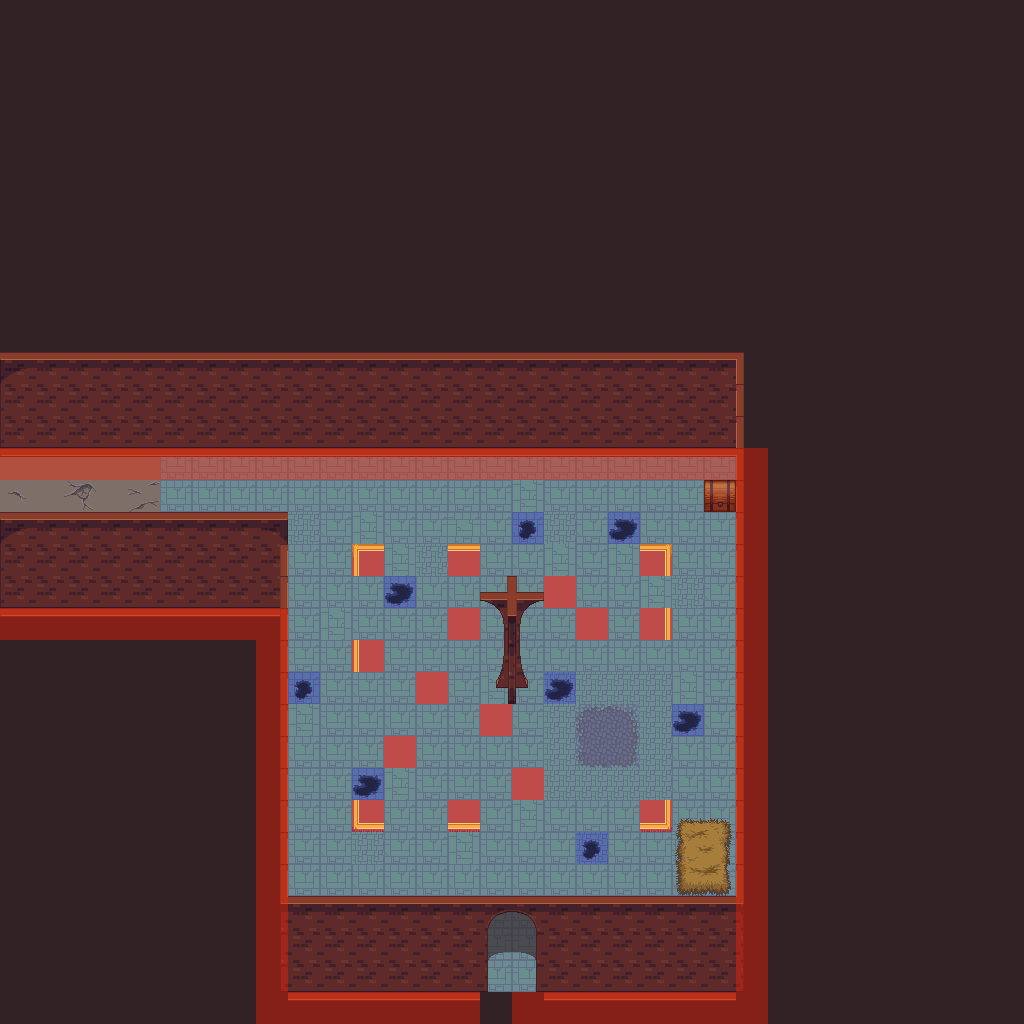

Rendered tile map (Tiled .tmx) drawn with the repository's tilesets; below, a short description and the map source with its tile grids summarised:
An orthogonal 32x32 tile map with 32x32 px tiles, 3 tile layers (background, object, collision), 4 tilesets and 5 objects (2x teleport, venombat, snake, run_once).

<map version="1.0" orientation="orthogonal" width="32" height="32" tilewidth="32" tileheight="32">
 <properties>
  <property name="music" value="mysticaltheme.ogg" />
  <property name="tileset" value="inside.txt" />
  <property name="title" value="Castle Basement" />
 </properties>
 <tileset firstgid="1" name="tiled_collision" tilewidth="32" tileheight="32">
  <image source="tiled_collision.png" width="480" height="32" />
 </tileset>
 <tileset firstgid="16" name="generic_background" tilewidth="32" tileheight="32">
  <image source="generic_background.png" width="864" height="832" />
 </tileset>
 <tileset firstgid="718" name="furniture" tilewidth="32" tileheight="64">
  <image source="furniture.png" width="671" height="512" />
 </tileset>
 <tileset firstgid="878" name="inside_objects" tilewidth="32" tileheight="128">
  <image source="inside_objects.png" width="672" height="768" />
 </tileset>
 <layer name="background" width="32" height="32">
  <data>[1024 cells, 1024 non-empty, 22 distinct tile ids]</data>
 </layer>
 <layer name="object" width="32" height="32">
  <data>[1024 cells, 87 non-empty, 14 distinct tile ids]</data>
 </layer>
 <layer name="collision" width="32" height="32">
  <data>[1024 cells, 84 non-empty, 3 distinct tile ids]</data>
 </layer>
 <objectgroup name="enemygroup" width="32" height="32">
  <object name="Venom Bat" type="venombat" x="384" y="544" width="288" height="288">
   <properties>
    <property name="level" value="3,3" />
    <property name="number" value="1,1" />
   </properties>
  </object>
  <object name="2 snakes" type="snake" x="352" y="544" width="288" height="288">
   <properties>
    <property name="level" value="1,1" />
    <property name="number" value="2,2" />
   </properties>
  </object>
 </objectgroup>
 <objectgroup name="enemy" width="32" height="32" />
 <objectgroup name="event" width="32" height="32">
  <object name="Chest" type="run_once" x="704" y="480" width="32" height="32">
   <properties>
    <property name="hotspot" value="location" />
    <property name="loot" value="id,22,16,300" />
    <property name="mapmod" value="object,22,15,206" />
    <property name="requires_not" value="snaketalis" />
    <property name="tooltip" value="Chest" />
   </properties>
  </object>
  <object name="Teleport to Castle3" type="teleport" x="480" y="992" width="64" height="32">
   <properties>
    <property name="intermap" value="castle3.txt,14,11" />
   </properties>
  </object>
  <object name="Teleport to CastleB" type="teleport" x="0" y="480" width="32" height="128">
   <properties>
    <property name="intermap" value="castleb.txt,30,11" />
   </properties>
  </object>
 </objectgroup>
</map>
